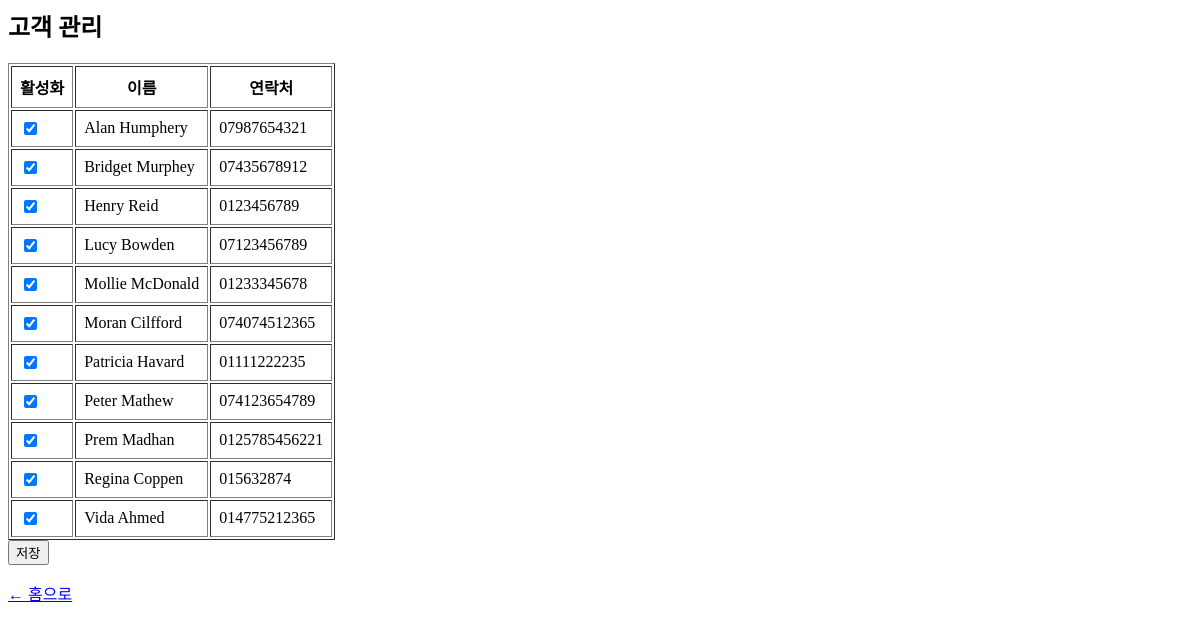
The page /manage_customers on the database as committed earlier.
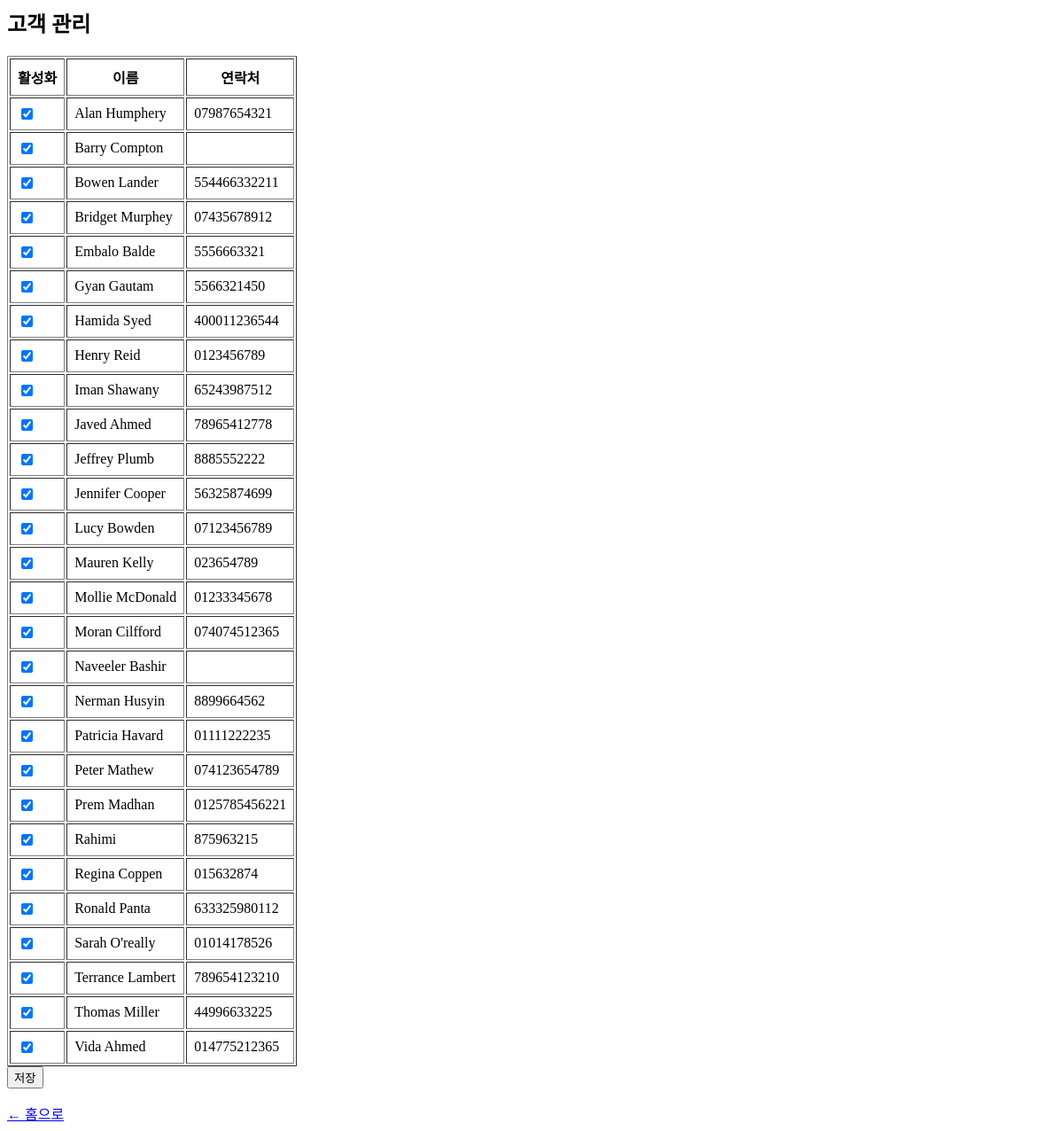
The same page on the database as committed later.
### tables this page shows
CREATE TABLE Customers(
                  id INTEGER PRIMARY KEY AUTOINCREMENT,
                  name TEXT NOT NULL,
                  contact TEXT,
                  start_date DATE
                  , is_active INTEGER DEFAULT 1, next_due_date DATE);

### medication_reminder_app.py (the view, shortened to what this page needs)
@app.route('/manage_customers', methods=['GET', 'POST'])
def manage_customers():
    with sqlite3.connect('medication.db') as conn:
        c = conn.cursor()
        c.execute("SELECT id, name, contact, is_active FROM Customers ORDER BY name COLLATE NOCASE ASC")
        customers = c.fetchall()
    return render_template("manage_customers.html", customers=customers)

### templates/manage_customers.html
<h2>고객 관리</h2>
<form method="POST">
  <table border="1" cellpadding="8">
    <tr>
      <th>활성화</th>
      <th>이름</th>
      <th>연락처</th>
    </tr>
    {% for cust in customers %}
    <tr>
      <td>
        <input type="checkbox" name="active_customers" value="{{ cust[0] }}"
               {% if cust[3] == 1 %}checked{% endif %}>
      </td>
      <td>{{ cust[1] }}</td>
      <td>{{ cust[2] }}</td>
    </tr>
    {% endfor %}
  </table>
  <button type="submit">저장</button>
</form>
<a href="{{ url_for('index') }}">← 홈으로</a>

Rows that differ between the two databases and show on the page:
added Customers: is_active "☑", name "Barry Compton"
added Customers: is_active "☑", name "Bowen Lander", contact "554466332211"
added Customers: is_active "☑", name "Embalo Balde", contact "5556663321"
added Customers: is_active "☑", name "Gyan Gautam", contact "5566321450"
added Customers: is_active "☑", name "Hamida Syed", contact "400011236544"
added Customers: is_active "☑", name "Iman Shawany", contact "65243987512"
added Customers: is_active "☑", name "Javed Ahmed", contact "78965412778"
added Customers: is_active "☑", name "Jeffrey Plumb", contact "8885552222"
added Customers: is_active "☑", name "Jennifer Cooper", contact "56325874699"
added Customers: is_active "☑", name "Mauren Kelly", contact "023654789"
added Customers: is_active "☑", name "Naveeler Bashir"
added Customers: is_active "☑", name "Nerman Husyin", contact "8899664562"
added Customers: is_active "☑", name "Rahimi", contact "875963215"
added Customers: is_active "☑", name "Ronald Panta", contact "633325980112"
added Customers: is_active "☑", name "Sarah O'really", contact "01014178526"
added Customers: is_active "☑", name "Terrance Lambert", contact "789654123210"
added Customers: is_active "☑", name "Thomas Miller", contact "44996633225"
